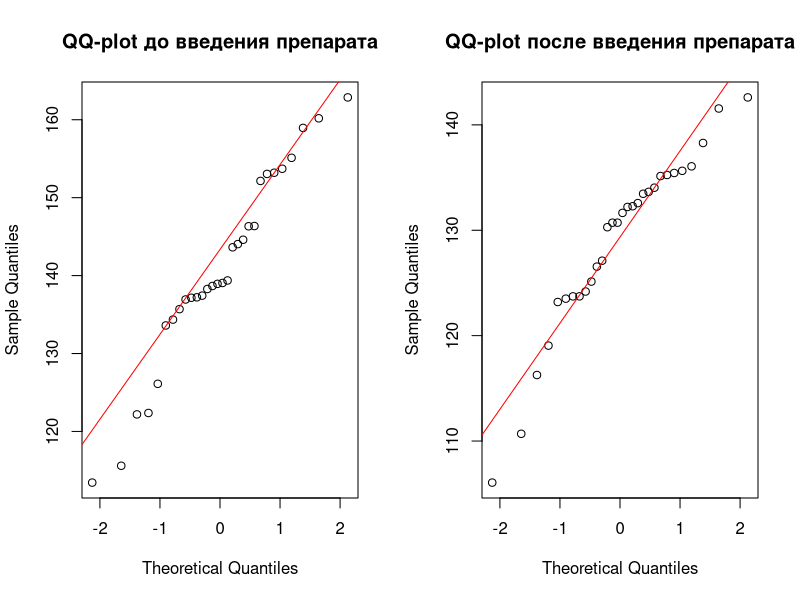
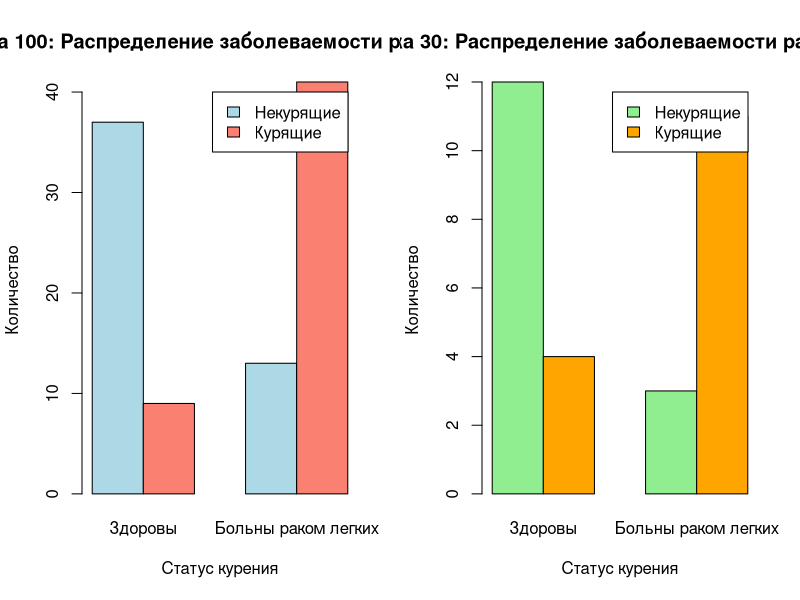
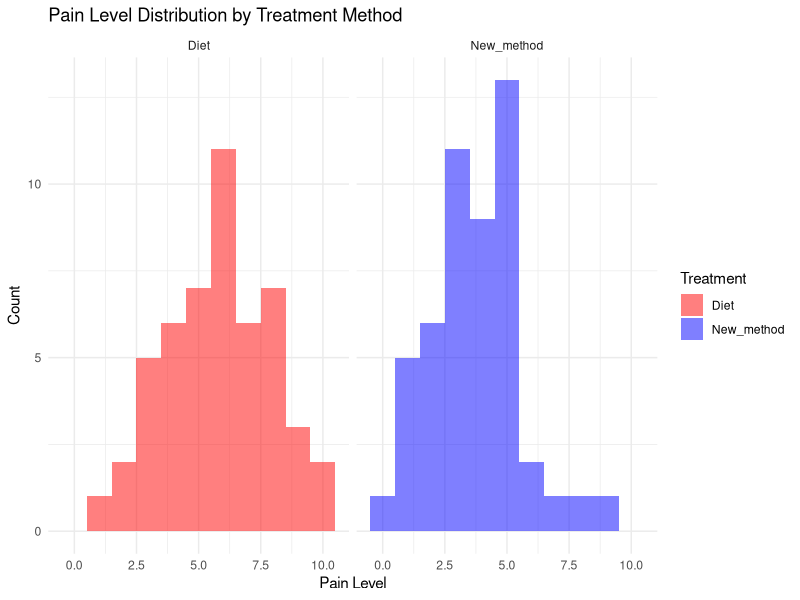
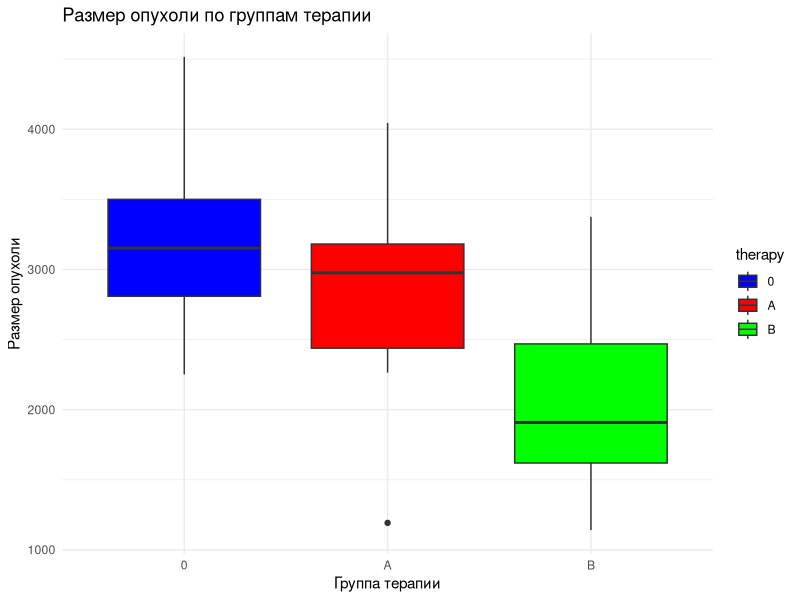

Recreate these plots in R, in order.
## ---- chunk 1
knitr::opts_chunk$set(echo = TRUE)
## ---- chunk 2
library(ggplot2)
library(tidyverse)
library(car)
library(tibble)
## ---- chunk 3
# Установка seed для воспроизводимости результатов 
set.seed(42)

# Задаем размер выборки
sample_size <- 30

# Среднее артериальное давление до и после приема препарата
mean_pressure_before <- 140
mean_pressure_after <- 130

# Стандартное отклонение до и после приема препарата
sd_before <- 10
sd_after <- 8

# Генерация выборок
pressure_before <- rnorm(sample_size, mean_pressure_before, sd_before)
pressure_after <- rnorm(sample_size, mean_pressure_after, sd_after)

## ---- chunk 4
# Тест Шапиро-Уилка для проверки нормальности распределения
shapiro_test_before <- shapiro.test(pressure_before)
shapiro_test_after <- shapiro.test(pressure_after)

# Вывод результатов теста Шапиро-Уилка
cat("Тест Шапиро-Уилка для выборки до введения препарата:\n")
print(shapiro_test_before)
cat("\nТест Шапиро-Уилка для выборки после введения препарата:\n")
print(shapiro_test_after)

# Построение QQ-plot для обеих выборок
par(mfrow = c(1, 2)) # Установка параметра для вывода двух графиков рядом
qqnorm(pressure_before, main = "QQ-plot до введения препарата")
qqline(pressure_before, col = "red")
qqnorm(pressure_after, main = "QQ-plot после введения препарата")
qqline(pressure_after, col = "red")
## ---- chunk 5
# Проведение парного t-теста с альтернативной гипотезой "less"
test_results <- t.test(pressure_after, pressure_before, paired = TRUE, alternative = "less")

# Вывод полных результатов t-теста
print(test_results)
## ---- chunk 6
# Определение критического значения для одностороннего теста
alpha <- 0.05
df <- 29
critical_value <- qt(alpha, df, lower.tail = TRUE)
critical_value

## ---- chunk 7
# Задаем размеры выборок
sample_size1 <- 100
sample_size2 <- 30

# Генерация данных о курении
# Половина курящие, половина некурящие для каждой выборки
smoking_status1 <- rep(c(1, 0), each = sample_size1 / 2)
smoking_status2 <- rep(c(1, 0), each = sample_size2 / 2)

# Устанавливаем seed перед генерацией данных о заболеваемости раком легких для первой выборки
set.seed(13)
# Генерируем данные о заболеваемости раком легких для первой выборки, в зависимости от smoking_status 
lung_cancer1 <- ifelse(smoking_status1 == 1, rbinom(length(smoking_status1), 1, 0.8), rbinom(length(smoking_status1), 1, 0.2))

# Установим seed для второй выборки 
set.seed(42)
# Генерируем данные о заболеваемости раком легких для второй выборки, в зависимости от smoking_status
lung_cancer2 <- ifelse(smoking_status2 == 1, rbinom(length(smoking_status2), 1, 0.8), rbinom(length(smoking_status2), 1, 0.2))

# Создаем датафреймы для каждой выборки
sample_100 <- data.frame(sample_id = rep("sample1", length(smoking_status1)),
                  smoking_status = smoking_status1,
                  lung_cancer = lung_cancer1)

sample_30 <- data.frame(sample_id = rep("sample2", length(smoking_status2)),
                  smoking_status = smoking_status2,
                  lung_cancer = lung_cancer2)


## ---- chunk 8
# Подготовка данных для визуализации для sample_100
table_100 <- table(sample_100$smoking_status, sample_100$lung_cancer)
rownames(table_100) <- c("Некурящие", "Курящие")
colnames(table_100) <- c("Здоровы", "Больны раком легких")

# Визуализация для sample_100
barplot(table_100, beside = TRUE, 
        main = "Выборка 100: Распределение заболеваемости раком легких",
        xlab = "Статус курения", ylab = "Количество",
        col = c("lightblue", "salmon"), legend = rownames(table_100))

# Подготовка данных для визуализации для sample_30
table_30 <- table(sample_30$smoking_status, sample_30$lung_cancer)
rownames(table_30) <- c("Некурящие", "Курящие")
colnames(table_30) <- c("Здоровы", "Больны раком легких")

# Визуализация для sample_30
barplot(table_30, beside = TRUE, 
        main = "Выборка 30: Распределение заболеваемости раком легких",
        xlab = "Статус курения", ylab = "Количество",
        col = c("lightgreen", "orange"), legend = rownames(table_30))

## ---- chunk 9
# Для выборки 100
fisher.test_100 <- fisher.test(table(sample_100$smoking_status, sample_100$lung_cancer), alternative = "greater")

# Вывод результатов для выборки 100
print("Результаты точного теста Фишера для выборки 100 с односторонней альтернативой:")
print(fisher.test_100)

# Для выборки 30
fisher.test_30 <- fisher.test(table(sample_30$smoking_status, sample_30$lung_cancer), alternative = "greater")

# Вывод результатов для выборки 30
print("Результаты точного теста Фишера для выборки 30 с односторонней альтернативой:")
print(fisher.test_30)

## ---- chunk 10
# Посеем семя рандома
set.seed(50)
sample_size_ibd <- 50

# Средние и стандартные отклонения для каждой группы
mean_new_method <- 4
sd_new_method <- 2
mean_diet <- 6
sd_diet <- 2

# Генерируем дискретные выборки и ограничиваем выборки от 0-10, чтобы смоделировать уровни боли 
new_method_group <- pmin(pmax(round(rnorm(sample_size_ibd, mean_new_method, sd_new_method)), 0), 10)
diet_group <- pmin(pmax(round(rnorm(sample_size_ibd, mean_diet, sd_diet)), 0), 10)

# Объединяем в один датасет
treatment <- data.frame(New_method = new_method_group,
                            Diet = diet_group)
# Смотрим на результат
head(treatment)


## ---- chunk 11
# Подготовка данных
treatment_long <- pivot_longer(treatment, cols = c(New_method, Diet), names_to = "Treatment", values_to = "Pain_Level")

# Визуализация данных с помощью гистограммы
ggplot(treatment_long, aes(x = Pain_Level, fill = Treatment)) +
  geom_histogram(position = "identity", alpha = 0.5, binwidth = 1) +
  scale_fill_manual(values = c("New_method" = "blue", "Diet" = "red")) +
  labs(title = "Pain Level Distribution by Treatment Method", x = "Pain Level", y = "Count") +
  facet_wrap(~Treatment) +
  theme_minimal()
## ---- chunk 12
# Тест Шапиро-Уилка на нормальность для нового метода лечения
shapiro_test_new_method <- shapiro.test(new_method_group)

# Тест Шапиро-Уилка на нормальность для диетотерапии
shapiro_test_diet <- shapiro.test(diet_group)

# Вывод результатов
shapiro_test_new_method
shapiro_test_diet

## ---- chunk 13
# Проведение теста Манна-Уитни
test_result <- wilcox.test(new_method_group, diet_group)

# Вывод результатов теста
print(test_result)

## ---- chunk 14
    # Параметры выборок
    n1 <- 50
    n2 <- 50

    # Расчет среднего значения и стандартного отклонения для U-статистики
    mu_U <- n1 * n2 / 2
    sigma_U <- sqrt(n1 * n2 * (n1 + n2 + 1) / 12)

    # Критические значения Z для двустороннего теста при уровне значимости 0.05
    Z_critical <- 1.96

    # Расчет критических значений U
    U_critical_lower <- mu_U - Z_critical * sigma_U
    U_critical_upper <- mu_U + Z_critical * sigma_U

    # Вывод критических значений U
    U_critical_lower
    U_critical_upper
## ---- chunk 15
set.seed(123)

tumor <- tibble(
  therapy = c(rep("0", 10), rep("A", 10), rep("B", 10)),
  value = c(rep(3213, 10), rep(2687, 10), rep(2423, 10))
) %>%
  mutate(therapy = factor(therapy, levels = c("0", "A", "B")))

tumor$value <- tumor$value + rnorm(30, 0, 760)

## ---- chunk 16
# Построение ящика с усами
ggplot(tumor, aes(x = therapy, y = value, fill = therapy)) +
  geom_boxplot() +
  scale_fill_manual(values=c("0"="blue", "A"="red", "B"="green")) +
  labs(title = "Размер опухоли по группам терапии", x = "Группа терапии", y = "Размер опухоли") +
  theme_minimal()
## ---- chunk 17

# Проверка на нормальность для каждой группы
shapiro.test(tumor$value[tumor$therapy == "0"])
shapiro.test(tumor$value[tumor$therapy == "A"])
shapiro.test(tumor$value[tumor$therapy == "B"])

# Проверка на гомоскедастичность
# Тест Левена предпочтителен, так как он менее чувствителен к отклонениям от нормальности
leveneTest(value ~ therapy, data = tumor)


## ---- chunk 18
# Проведение ANOVA
anova_model <- aov(value ~ therapy, data = tumor)
summary(anova_model)

## ---- chunk 19
# Проведение теста Тьюки
tukey_results <- TukeyHSD(anova_model)

# Вывод результатов теста
print(tukey_results)


